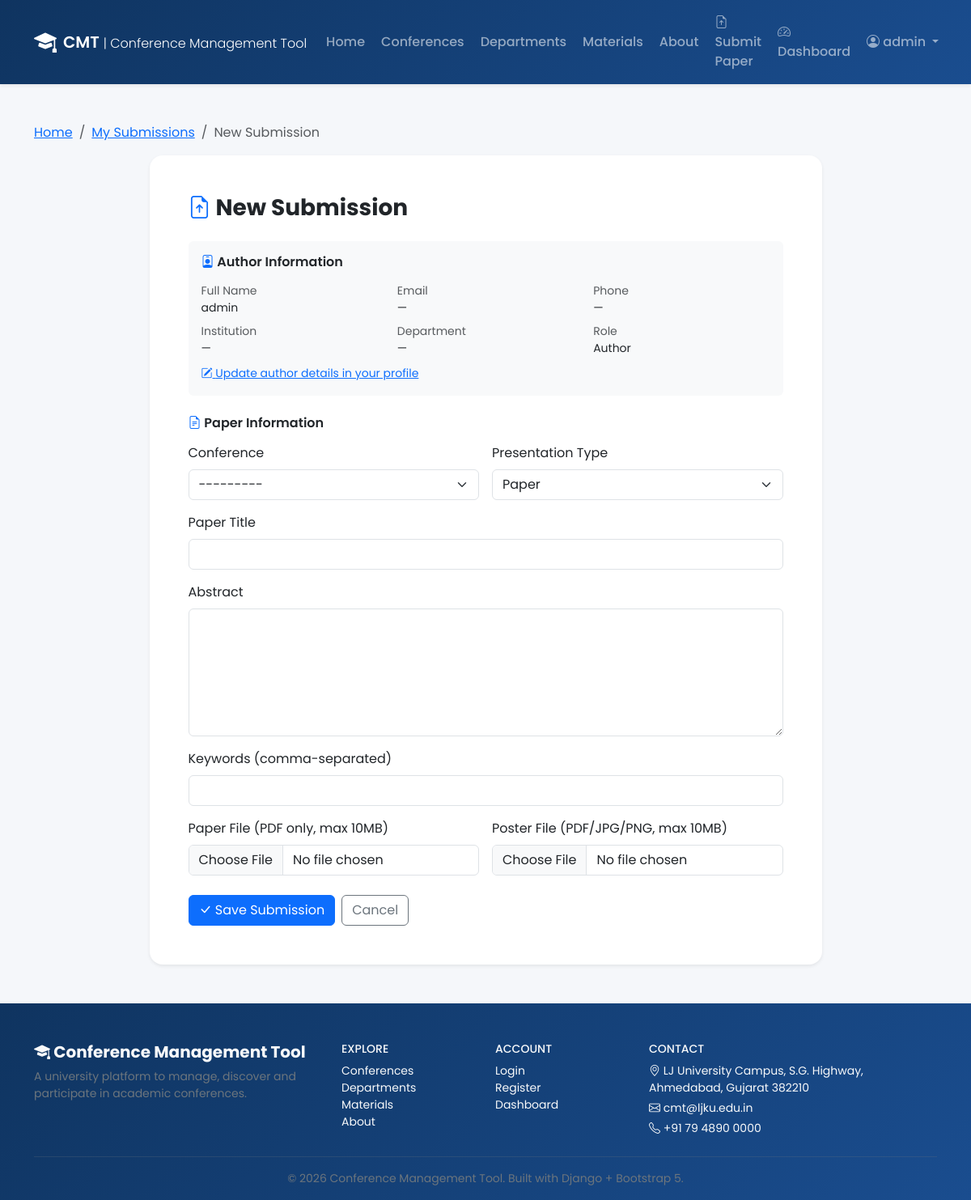
/submissions/create/ (signed in), run on the app's committed database.
### accounts/models.py (models this page shows, shortened)
class Profile(models.Model):
    class Role(models.TextChoices):
        ADMIN = 'ADMIN', 'Admin'
        COORDINATOR = 'COORDINATOR', 'Coordinator'
        AUTHOR = 'AUTHOR', 'Author'
    user = models.OneToOneField(User, on_delete=models.CASCADE, related_name='profile')
    role = models.CharField(max_length=20, choices=Role.choices, default=Role.AUTHOR)
    phone = models.CharField(max_length=20, blank=True)
    institution = models.CharField(max_length=200, blank=True)
    department = models.ForeignKey(
        'conferences.Department',
        on_delete=models.SET_NULL,
        null=True,
        blank=True,
        related_name='members',
    )
    created_at = models.DateTimeField(auto_now_add=True)
    class Meta:
        ordering = ['user__username']

### submissions/views.py (the view)
# urls.py: path('create/', views.submission_create, name='submission_create'),
@login_required
def submission_create(request):
    if request.method == 'POST':
        form = SubmissionForm(request.POST, request.FILES)
        if form.is_valid():
            paper, perr = _validate_file(form.cleaned_data.get('paper_file'), ALLOWED_PAPER_EXT, 'Paper file')
            poster, derr = _validate_file(form.cleaned_data.get('poster_file'), ALLOWED_POSTER_EXT, 'Poster file')
            if perr or derr:
                if perr: messages.error(request, perr)
                if derr: messages.error(request, derr)
            else:
                sub = Submission.objects.create(
                    author=request.user,
                    conference=form.cleaned_data['conference'],
                    title=form.cleaned_data['title'],
                    abstract_text=form.cleaned_data['abstract_text'],
                    keywords=form.cleaned_data.get('keywords', ''),
                    presentation_type=form.cleaned_data['presentation_type'],
                    paper_file=paper,
                    poster_file=poster,
                )
                Notification.objects.create(user=request.user, message=f'Submission {sub.abstract_id} received and is under review.')
                messages.success(request, f'Submission created. Abstract ID: {sub.abstract_id}')
                return redirect('submission_detail', pk=sub.pk)
    else:
        form = SubmissionForm()
    return render(request, 'submissions/submission_form.html', {'form': form, 'form_title': 'New Submission'})

### submissions/views.py
class SubmissionForm(forms.Form):
    conference = forms.ModelChoiceField(queryset=Conference.objects.filter(is_published=True), widget=forms.Select(attrs={'class': 'form-select'}))
    title = forms.CharField(max_length=300, widget=forms.TextInput(attrs={'class': 'form-control'}))
    abstract_text = forms.CharField(widget=forms.Textarea(attrs={'class': 'form-control', 'rows': 6}))
    keywords = forms.CharField(max_length=300, required=False, widget=forms.TextInput(attrs={'class': 'form-control'}))
    presentation_type = forms.ChoiceField(choices=Submission.PresentationType.choices, widget=forms.Select(attrs={'class': 'form-select'}))
    paper_file = forms.FileField(required=False, widget=forms.FileInput(attrs={'class': 'form-control'}))
    poster_file = forms.FileField(required=False, widget=forms.FileInput(attrs={'class': 'form-control'}))

### accounts/context_processors.py (called while the page is built)
def profile_context(request):
    profile = None
    if request.user.is_authenticated:
        try:
            profile = request.user.profile
        except Profile.DoesNotExist:
            profile = None
    return {'user_profile': profile}

### conferences/models.py (called while the page is built)
    def __str__(self):
        return self.title

### templates/submissions/submission_form.html (shortened to what this page needs)
{% extends 'base.html' %}
{% block content %}
<div class="container py-5">
    <nav aria-label="breadcrumb" class="mb-3">
        <ol class="breadcrumb">
            <li class="breadcrumb-item"><a href="{% url 'home' %}">Home</a></li>
            <li class="breadcrumb-item"><a href="{% url 'my_submissions' %}">My Submissions</a></li>
            <li class="breadcrumb-item active">{{ form_title }}</li>
        </ol>
    </nav>
    <div class="row justify-content-center">
        <div class="col-lg-9">
            <div class="card shadow-sm border-0 rounded-4">
                <div class="card-body p-4 p-md-5">
                    <h3 class="fw-bold mb-4"><i class="bi bi-file-earmark-arrow-up text-primary"></i> {{ form_title }}</h3>
                    <div class="card bg-light border-0 mb-4">
                        <div class="card-body">
                            <h6 class="fw-semibold mb-3"><i class="bi bi-person-badge text-primary"></i> Author Information</h6>
                            <div class="row small">
                                <div class="col-md-4 mb-2"><span class="text-muted d-block">Full Name</span>{{ user.get_full_name|default:user.username }}</div>
                                <div class="col-md-4 mb-2"><span class="text-muted d-block">Email</span>{{ user.email|default:"—" }}</div>
                                <div class="col-md-4 mb-2"><span class="text-muted d-block">Phone</span>{{ user_profile.phone|default:"—" }}</div>
                                <div class="col-md-4 mb-2"><span class="text-muted d-block">Institution</span>{{ user_profile.institution|default:"—" }}</div>
                                <div class="col-md-4 mb-2"><span class="text-muted d-block">Department</span>{{ user_profile.department|default:"—" }}</div>
                                <div class="col-md-4 mb-2"><span class="text-muted d-block">Role</span>{{ user_profile.get_role_display|default:"—" }}</div>
                            </div>
                            <a href="{% url 'profile' %}" class="small"><i class="bi bi-pencil-square"></i> Update author details in your profile</a>
                        </div>
                    </div>
                    <h6 class="fw-semibold mb-3"><i class="bi bi-file-earmark-text text-primary"></i> Paper Information</h6>
                    <form method="post" enctype="multipart/form-data">
                        <div class="row g-3">
                            <div class="col-md-6">
                                <label class="form-label">Conference</label>
                                {{ form.conference }}
                            </div>
                            <div class="col-md-6">
                                <label class="form-label">Presentation Type</label>
                                {{ form.presentation_type }}
                            </div>
                            <div class="col-12">
                                <label class="form-label">Paper Title</label>
                                {{ form.title }}
                            </div>
                            <div class="col-12">
                                <label class="form-label">Abstract</label>
                                {{ form.abstract_text }}
                            </div>
                            <div class="col-12">
                                <label class="form-label">Keywords (comma-separated)</label>
                                {{ form.keywords }}
                            </div>
                            <div class="col-md-6">
                                <label class="form-label">Paper File (PDF only, max 10MB)</label>
                                {{ form.paper_file }}
                            </div>
                            <div class="col-md-6">
                                <label class="form-label">Poster File (PDF/JPG/PNG, max 10MB)</label>
                                {{ form.poster_file }}
                            </div>
                        </div>
                        <div class="mt-4 d-flex gap-2">
                            <button type="submit" class="btn btn-primary"><i class="bi bi-check-lg"></i> Save Submission</button>
                            <a href="{% url 'my_submissions' %}" class="btn btn-outline-secondary">Cancel</a>
                        </div>
                    </form>
                </div>
            </div>
        </div>
    </div>
</div>
{% endblock %}

### templates/base.html (shortened to what this page needs)
{% load static %}
<!DOCTYPE html>
<html lang="en">
<head>
    <link href="https://cdn.jsdelivr.net/npm/bootstrap@5.3.3/dist/css/bootstrap.min.css" rel="stylesheet">
    <link href="https://cdn.jsdelivr.net/npm/bootstrap-icons@1.11.3/font/bootstrap-icons.min.css" rel="stylesheet">
    <link href="{% static 'css/style.css' %}" rel="stylesheet">
</head>
<body class="d-flex flex-column min-vh-100">
{% block navbar %}
<nav class="navbar navbar-expand-lg navbar-dark cmt-navbar shadow-sm sticky-top">
    <div class="container">
        <a class="navbar-brand fw-semibold d-flex align-items-center gap-2" href="{% url 'home' %}">
            <i class="bi bi-mortarboard-fill fs-3"></i>
            <span>CMT <small class="fw-light fs-6">| Conference Management Tool</small></span>
        </a>
        <div class="collapse navbar-collapse" id="navMain">
            <ul class="navbar-nav ms-auto align-items-lg-center gap-lg-1">
                <li class="nav-item"><a class="nav-link" href="{% url 'home' %}">Home</a></li>
                <li class="nav-item"><a class="nav-link" href="{% url 'conference_list' %}">Conferences</a></li>
                <li class="nav-item"><a class="nav-link" href="{% url 'department_list' %}">Departments</a></li>
                <li class="nav-item"><a class="nav-link" href="{% url 'materials_list' %}">Materials</a></li>
                <li class="nav-item"><a class="nav-link" href="{% url 'about' %}">About</a></li>
                {% if user.is_authenticated %}
                    <li class="nav-item"><a class="nav-link" href="{% url 'submission_create' %}"><i class="bi bi-file-earmark-arrow-up"></i> Submit Paper</a></li>
                    <li class="nav-item"><a class="nav-link" href="{% url 'dashboard_redirect' %}"><i class="bi bi-speedometer2"></i> Dashboard</a></li>
                    <li class="nav-item dropdown">
                        <a class="nav-link dropdown-toggle" data-bs-toggle="dropdown" href="#">
                            <i class="bi bi-person-circle"></i> {{ user.username }}
                        </a>
                    </li>
                {% else %}
                    <li class="nav-item"><a class="nav-link" href="{% url 'login' %}">Login</a></li>
                    <li class="nav-item"><a class="btn btn-light btn-sm ms-lg-2 text-primary fw-semibold" href="{% url 'register' %}">Register</a></li>
                {% endif %}
            </ul>
        </div>
    </div>
</nav>
{% endblock %}
<div class="flex-grow-1">
    {% block content %}{% endblock %}
</div>
<footer class="cmt-footer text-light mt-auto pt-5 pb-3">
    <div class="container">
        <div class="row gy-4">
            <div class="col-lg-4">
                <h5 class="fw-bold"><i class="bi bi-mortarboard-fill"></i> Conference Management Tool</h5>
                <p class="small text-secondary mb-0">A university platform to manage, discover and participate in academic conferences.</p>
            </div>
            <div class="col-6 col-lg-2">
                <h6 class="text-uppercase small">Explore</h6>
                <ul class="list-unstyled small">
                    <li><a class="text-light text-decoration-none" href="{% url 'conference_list' %}">Conferences</a></li>
                    <li><a class="text-light text-decoration-none" href="{% url 'department_list' %}">Departments</a></li>
                    <li><a class="text-light text-decoration-none" href="{% url 'materials_list' %}">Materials</a></li>
                    <li><a class="text-light text-decoration-none" href="{% url 'about' %}">About</a></li>
                </ul>
            </div>
            <div class="col-6 col-lg-2">
                <h6 class="text-uppercase small">Account</h6>
                <ul class="list-unstyled small">
                    <li><a class="text-light text-decoration-none" href="{% url 'login' %}">Login</a></li>
                    <li><a class="text-light text-decoration-none" href="{% url 'register' %}">Register</a></li>
                    <li><a class="text-light text-decoration-none" href="{% url 'dashboard_redirect' %}">Dashboard</a></li>
                </ul>
            </div>
            <div class="col-lg-4">
                <h6 class="text-uppercase small">Contact</h6>
                <p class="small mb-1"><i class="bi bi-geo-alt"></i> LJ University Campus, S.G. Highway, Ahmedabad, Gujarat 382210</p>
                <p class="small mb-1"><i class="bi bi-envelope"></i> cmt@ljku.edu.in</p>
                <p class="small mb-0"><i class="bi bi-telephone"></i> +91 79 4890 0000</p>
            </div>
        </div>
        <hr class="border-secondary my-3">
        <p class="small text-secondary text-center mb-0">&copy; {% now "Y" %} Conference Management Tool. Built with Django + Bootstrap 5.</p>
    </div>
</footer>
</body>
</html>

### static/css/style.css (style rules this page uses)
:root { --cmt-primary: #1a4d8f; --cmt-primary-dark: #0f3460; --cmt-accent: #2d6a4f; --cmt-light: #f8f9fa; }
body { font-family: 'Poppins', sans-serif; background-color: #f5f7fa; }
.cmt-navbar { background: linear-gradient(135deg, var(--cmt-primary-dark), var(--cmt-primary)); }
.cmt-navbar .nav-link { font-weight: 500; transition: color 0.2s; }
.cmt-footer { background: linear-gradient(135deg, #0f3460, #1a4d8f); }

### data on the page
Profile: phone "—", institution "—", department "—", role "Author"

### other printed values
{{ user.username }} "admin"
{{ user.get_full_name|default:user.username }} "admin"
{{ user.email|default:"—" }} "—"
